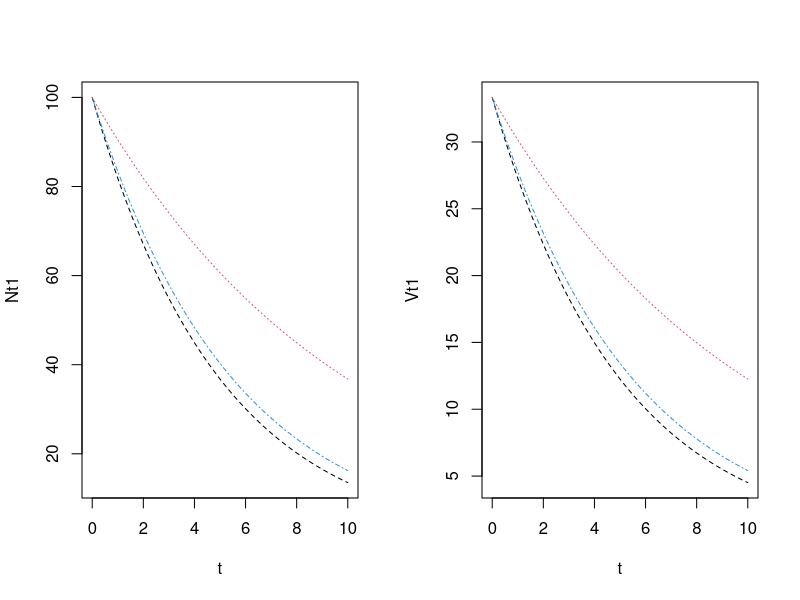
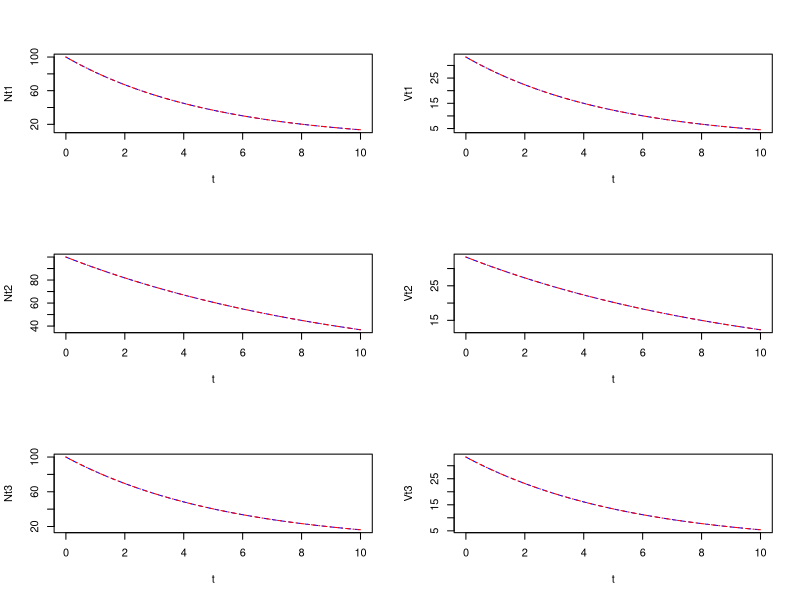

Recreate these plots in R, in order.
# This is to check that my solutions to the ODEs for models 1,2,3 are correct
# 19 Oct 2011

# E(N(t)) is expected number of individuals left in the stream
# V(t) is the variance in the number left

# ODEs for dE(N)/dt and dV/dt:
# dE(N)/dt = f(E(N))
# dV/dt = -2f'(N)V + f(N)
# from Carl Boettiger

# model1 and my analytical solutions:
# dN/dt = -mN
# N(t) = N0*exp(-mt)
# dV/dt = 2mV(t) -mN(t)
# V(t) = exp(2mt) * (V0 + N0 * (exp(-3 * m * t) - 1) / 3)

# model2 and my analytical solutions:
# dN/dt = -mN + bFN
# N(t) = N0*exp(t(bF-m))
# dV/dt = -2(bF - m)V(t) - mN(t) + bfN(t)
# V(t) = exp(2t(m-bF)) * (V0 + N0(exp(3t(bf-m))-1)/3)

# model3 and my analytical solutions:
# dN/dt = -mN / (c + F)
# N(t) = N0*exp(-mt / (c + F))
# dV/dt = 2mV(t) / (c + F) - mN(t) / (c + F)
# V(t) = exp(2mt / (c + F)) * (V0 + N0 * (exp(-3*m*t/(c +F)) - 1)/3)






# initial number and parameters:
N0 = 100
V0 = N0/3 # not sure what V0 should be!
m = 0.2 # emigration rate
t = seq(0,10, by=0.1) # timesteps
f = 1
b = 0.1
c = 0.1

# analytical solutions for N(t) and V(t) for all 3 models:
Nt1 = N0 * exp(-m * t)
Vt1 = exp(2*m*t) * (N0*exp(-3*m*t)/3 + (V0 - N0/3))
Nt2 = N0 * exp(t*(b*f - m))
Vt2 = exp(2*t*(m-b*f)) * (V0 + N0 * (exp(3 * t * (b*f - m)) - 1)/3)
Nt3 = N0 * exp(-m * t / (c + f))
Vt3 = exp(2 * m * t / (c + f)) * (V0 + N0 * (exp(-3*m*t/(c + f)) - 1)/3)

# plot analytical results
par(mfrow=c(1,2))
plot(Nt1 ~ t, type='l', lty=2) # model1 = black
points(Nt2 ~ t, type='l', lty=3, col=2) # model2 = red
points(Nt3 ~ t, type='l', lty=4, col=4) # model3 = blue

plot(Vt1 ~ t, type='l', lty=2) # model1 = black
points(Vt2 ~ t, type='l', lty=3, col=2) # model2 = red
points(Vt3 ~ t, type='l', lty=4, col=4) # model3 = blue


# Numerically simulate ODEs to test analytical solutions:
require(deSolve)

parms = c(N0 = N0, V0 = V0, m = m, f=f, c=c, b=b)
start = c(N = N0, V = V0)

model1 = function(t, x, parms) {
	with( as.list( c(parms, x)), {
		dn.dt = -m*N					# dN/dt
		dv.dt = 2 * m * V - m * N		# dV/dt
		res = c(dn.dt, dv.dt)
		list(res)
	})
}
out.model1 = as.data.frame(lsoda(start, times=t, model1, parms))

model2 = function(t, x, parms) {
	with( as.list( c(parms, x)), {
		dn.dt = -m*N	+ b*f*N				# dN/dt
		dv.dt = -2*(b*f - m)*V - m*N + b*f*N		# dV/dt
		res = c(dn.dt, dv.dt)
		list(res)
	})
}
out.model2 = as.data.frame(lsoda(start, times=t, model2, parms))

model3 = function(t, x, parms) {
	with( as.list( c(parms, x)), {
		dn.dt = -m*N / (c + f)					# dN/dt
		dv.dt = 2*m*V / (c + f) - m*N / (c + f)	# dV/dt
		res = c(dn.dt, dv.dt)
		list(res)
	})
}
out.model3 = as.data.frame(lsoda(start, times=t, model3, parms))


# graphically compare numerical and analytical results
par(mfrow=c(3,2))
plot(Nt1 ~ t, type='l', lty=2, col='blue')
points(out.model1$N ~ t, type='l', lty=4, col='red')

plot(Vt1 ~ t, type='l', lty=2, col='blue')
points(out.model1$V ~ t, type='l', lty=4, col='red')

plot(Nt2 ~ t, type='l', lty=2, col='blue')
points(out.model2$N ~ t, type='l', lty=4, col='red')

plot(Vt2 ~ t, type='l', lty=2, col='blue')
points(out.model2$V ~ t, type='l', lty=4, col='red')

plot(Nt3 ~ t, type='l', lty=2, col='blue')
points(out.model3$N ~ t, type='l', lty=4, col='red')

plot(Vt3 ~ t, type='l', lty=2, col='blue')
points(out.model3$V ~ t, type='l', lty=4, col='red')
